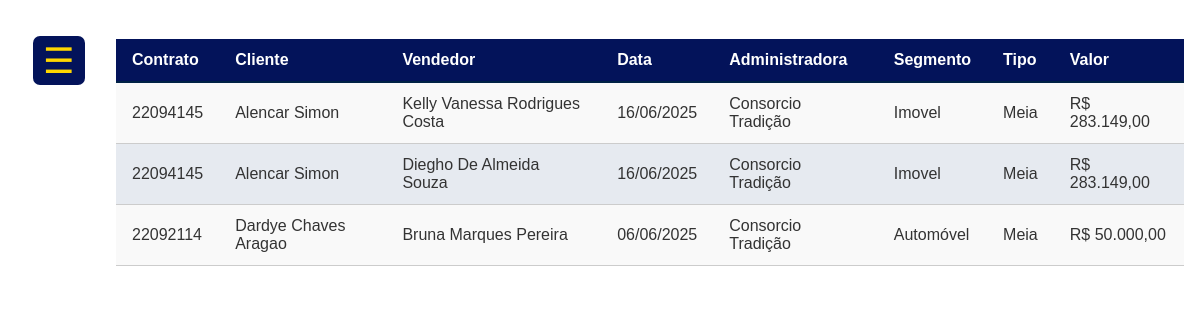
Screenshot of /_html/_lista/listaVenda.php (signed in) with the database file from the repository.
### tables this page shows
CREATE TABLE `venda` (
  `id` int(11) NOT NULL,
  `idVenda` int(11) NOT NULL,
  `tipo` varchar(50) NOT NULL,
  `segmento` varchar(100) NOT NULL,
  `valor` float NOT NULL,
  `dataV` date NOT NULL,
  `idAdm` int(11) NOT NULL,
  `confirmada` tinyint(1) DEFAULT 0
);

CREATE TABLE `cad_cli` (
  `idCli` int(11) NOT NULL,
  `nome` varchar(100) NOT NULL,
  `cpf` varchar(14) NOT NULL,
  `idFun` int(11) NOT NULL,
  `endereco` varchar(200) NOT NULL,
  `telefone` varchar(20) NOT NULL,
  `tipo` varchar(50) NOT NULL,
  `descricao` text DEFAULT NULL,
  `cadDT` datetime DEFAULT current_timestamp()
);

CREATE TABLE `cad_fun` (
  `idFun` int(11) NOT NULL,
  `nome` varchar(100) NOT NULL,
  `endereco` varchar(200) NOT NULL,
  `numero` varchar(20) NOT NULL,
  `dataN` date NOT NULL,
  `cpf` varchar(14) NOT NULL,
  `email` varchar(150) NOT NULL,
  `senha` varchar(255) NOT NULL,
  `acesso` varchar(100) NOT NULL,
  `ativo` char(10) NOT NULL,
  `idMaster` int(11) DEFAULT NULL,
  `idClassic` int(11) DEFAULT NULL,
  `idBasic` int(11) DEFAULT NULL,
  `nivel` varchar(50) DEFAULT NULL,
  `foto` longblob DEFAULT NULL
);

CREATE TABLE `cad_adm` (
  `idAdm` int(11) NOT NULL,
  `cnpj` varchar(18) NOT NULL,
  `nome` varchar(150) NOT NULL
);

### _php/_lista/_listaComum/listaVendas.php (the view, shortened to what this page needs)
<?php
require_once __DIR__ . '/../../../config/db.php';
echo "<table>";
$useFilter = false;
$limit = 15;
$page  = isset($_GET['page']) && is_numeric($_GET['page']) ? (int)$_GET['page'] : 1;
$offset = ($page - 1) * $limit;
$sql = "
    SELECT
        v.id        AS venda_pk,
        v.idVenda   AS contrato,
        cli.nome    AS cliente,
        fun.nome    AS vendedor,
        DATE_FORMAT(v.dataV, '%d/%m/%Y') AS data_venda,
        adm.nome    AS administradora,
        v.valor     AS valor_venda,
        v.segmento  AS segmento,
        v.tipo      AS tipo_venda
    FROM venda v
    JOIN cad_adm    adm ON adm.idAdm   = v.idAdm
    JOIN venda_cli  vc  ON vc.idVenda  = v.id
    JOIN cad_cli    cli ON cli.idCli   = vc.idCli
    JOIN venda_fun  vf  ON vf.idVenda  = v.id
    JOIN cad_fun    fun ON fun.idFun   = vf.idFun
";
$params = [];
$sql .= " ORDER BY v.dataV DESC LIMIT {$limit} OFFSET {$offset}";
$stmt = $pdo->prepare($sql);
$stmt->execute($params);
$vendas = $stmt->fetchAll(PDO::FETCH_ASSOC);
if ($useFilter) {
    echo "<thead><tr>"
       ."<th>Contrato</th><th>Cliente</th><th>Vendedor</th><th>Data</th><th>Administradora</th><th>Segmento</th><th>Tipo</th><th>Valor</th>"
       ."<th>1ª Comissão</th><th>2ª Comissão</th><th>3ª Comissão</th><th>4ª Comissão</th><th>Total Comissão</th>"
       ."</tr></thead>";
} else {
    echo "<thead><tr>"
       ."<th>Contrato</th><th>Cliente</th><th>Vendedor</th><th>Data</th><th>Administradora</th><th>Segmento</th><th>Tipo</th><th>Valor</th>"
       ."</tr></thead>";
}
echo "<tbody>";
if (empty($vendas)) {
    $colspan = $useFilter ? 13 : 8;
    echo "<tr><td colspan='{$colspan}'>Nenhuma venda encontrada.</td></tr>";
} else {
    foreach ($vendas as $row) {
        $vendaPk    = $row['venda_pk'];
        $contrato   = htmlspecialchars($row['contrato'], ENT_QUOTES);
        $cliente    = htmlspecialchars($row['cliente'], ENT_QUOTES);
        $vendedor   = htmlspecialchars($row['vendedor'], ENT_QUOTES);
        $data       = htmlspecialchars($row['data_venda'], ENT_QUOTES);
        $adm        = htmlspecialchars($row['administradora'], ENT_QUOTES);
        $segmento   = htmlspecialchars($row['segmento'], ENT_QUOTES);
        $tipoVenda  = htmlspecialchars($row['tipo_venda'], ENT_QUOTES);
        $stmtCountFun = $pdo->prepare("SELECT COUNT(*) FROM venda_fun WHERE idVenda = ?");
        $stmtCountFun->execute([$vendaPk]);
        $countFun = (int)$stmtCountFun->fetchColumn() ?: 1;
        $sharedValue = $row['valor_venda'] / $countFun;
        $valorVenda  = 'R$ ' . number_format($sharedValue, 2, ',', '.');
        echo "<tr>";
        echo "<td data-label='Contrato'>{$contrato}</td>";
        echo "<td data-label='Cliente'>{$cliente}</td>";
        echo "<td data-label='Vendedor'>{$vendedor}</td>";
        echo "<td data-label='Data'>{$data}</td>";
        echo "<td data-label='Administradora'>{$adm}</td>";
        echo "<td data-label='Segmento'>{$segmento}</td>";
        echo "<td data-label='Tipo'>{$tipoVenda}</td>";
        echo "<td data-label='Valor Venda'>{$valorVenda}</td>";
        echo "</tr>";
    }
}
echo "</tbody></table>";
?>

### _css/_listas/listas.css (style rules this page uses)
.lista-container table { width: 100%; border-collapse: collapse; font-family: Arial, sans-serif; background: #fff; box-sizing: border-box; }
.lista-container thead { background-color: #03135a; }
.lista-container thead th { color: #fff; text-align: left; padding: 0.75rem 1rem; font-weight: 600; border-bottom: 2px solid #002246; }
.lista-container tbody tr { background-color: #f9f9f9; transition: background-color 0.2s; }
.lista-container tbody tr:nth-child(even) { background-color: #e6eaf0; }
.lista-container tbody td { padding: 0.75rem 1rem; border-bottom: 1px solid #ccc; color: #333; }

### rows the page displays
venda: idVenda "22094145", cad_cli.nome "Alencar Simon", cad_fun.nome "Kelly Vanessa Rodrigues Costa", data "16/06/2025", idAdm.nome "Consorcio Tradição", segmento "Imovel", tipo "Meia", valorVenda "R$ 283.149,00", cad_fun.nome "Diegho De Almeida Souza"
venda: idVenda "22092114", cad_cli.nome "Dardye Chaves Aragao", cad_fun.nome "Bruna Marques Pereira", data "06/06/2025", idAdm.nome "Consorcio Tradição", segmento "Automóvel", tipo "Meia", valorVenda "R$ 50.000,00"
